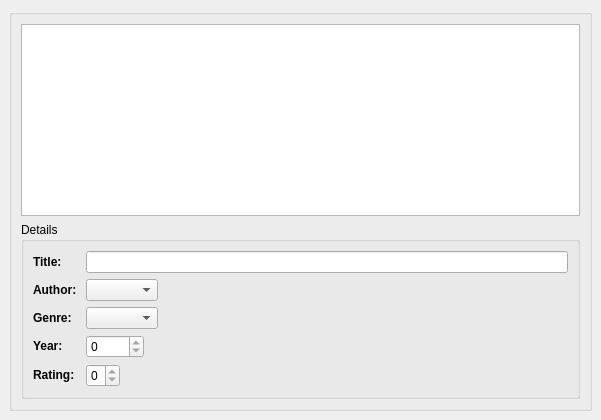
<?xml version="1.0" encoding="UTF-8"?>
<ui version="4.0">
 <class>Window</class>
 <widget class="QMainWindow" name="Window">
  <property name="geometry">
   <rect>
    <x>0</x>
    <y>0</y>
    <width>601</width>
    <height>420</height>
   </rect>
  </property>
  <property name="windowTitle">
   <string>Books</string>
  </property>
  <widget class="QWidget" name="centralWidget">
   <layout class="QVBoxLayout">
    <property name="spacing">
     <number>6</number>
    </property>
    <property name="leftMargin">
     <number>9</number>
    </property>
    <property name="topMargin">
     <number>9</number>
    </property>
    <property name="rightMargin">
     <number>9</number>
    </property>
    <property name="bottomMargin">
     <number>9</number>
    </property>
    <item>
     <widget class="QGroupBox" name="groupBox">
      <property name="title">
       <string/>
      </property>
      <layout class="QVBoxLayout">
       <property name="spacing">
        <number>6</number>
       </property>
       <property name="leftMargin">
        <number>9</number>
       </property>
       <property name="topMargin">
        <number>9</number>
       </property>
       <property name="rightMargin">
        <number>9</number>
       </property>
       <property name="bottomMargin">
        <number>9</number>
       </property>
       <item>
        <widget class="QTableView" name="bookTable">
         <property name="selectionBehavior">
          <enum>QAbstractItemView::SelectRows</enum>
         </property>
        </widget>
       </item>
       <item>
        <widget class="QGroupBox" name="groupBox_2">
         <property name="title">
          <string>Details</string>
         </property>
         <layout class="QFormLayout">
          <property name="fieldGrowthPolicy">
           <enum>QFormLayout::ExpandingFieldsGrow</enum>
          </property>
          <item row="0" column="0">
           <widget class="QLabel" name="label_5">
            <property name="text">
             <string>&lt;b&gt;Title:&lt;/b&gt;</string>
            </property>
           </widget>
          </item>
          <item row="0" column="1">
           <widget class="QLineEdit" name="titleEdit">
            <property name="enabled">
             <bool>true</bool>
            </property>
            <property name="readOnly">
             <bool>true</bool>
            </property>
           </widget>
          </item>
          <item row="1" column="0">
           <widget class="QLabel" name="label_2">
            <property name="text">
             <string>&lt;b&gt;Author: &lt;/b&gt;</string>
            </property>
           </widget>
          </item>
          <item row="1" column="1">
           <widget class="QComboBox" name="authorEdit">
            <property name="enabled">
             <bool>true</bool>
            </property>
           </widget>
          </item>
          <item row="2" column="0">
           <widget class="QLabel" name="label_3">
            <property name="text">
             <string>&lt;b&gt;Genre:&lt;/b&gt;</string>
            </property>
           </widget>
          </item>
          <item row="2" column="1">
           <widget class="QComboBox" name="genreEdit">
            <property name="enabled">
             <bool>true</bool>
            </property>
           </widget>
          </item>
          <item row="3" column="0">
           <widget class="QLabel" name="label_4">
            <property name="text">
             <string>&lt;b&gt;Year:&lt;/b&gt;</string>
            </property>
           </widget>
          </item>
          <item row="3" column="1">
           <widget class="QSpinBox" name="yearEdit">
            <property name="enabled">
             <bool>true</bool>
            </property>
            <property name="readOnly">
             <bool>true</bool>
            </property>
            <property name="prefix">
             <string/>
            </property>
            <property name="minimum">
             <number>-1000</number>
            </property>
            <property name="maximum">
             <number>2100</number>
            </property>
           </widget>
          </item>
          <item row="4" column="0">
           <widget class="QLabel" name="label">
            <property name="text">
             <string>&lt;b&gt;Rating:&lt;/b&gt;</string>
            </property>
           </widget>
          </item>
          <item row="4" column="1">
           <widget class="QSpinBox" name="ratingEdit">
            <property name="readOnly">
             <bool>true</bool>
            </property>
            <property name="maximum">
             <number>5</number>
            </property>
           </widget>
          </item>
         </layout>
        </widget>
       </item>
      </layout>
     </widget>
    </item>
   </layout>
  </widget>
 </widget>
 <tabstops>
  <tabstop>bookTable</tabstop>
  <tabstop>titleEdit</tabstop>
  <tabstop>authorEdit</tabstop>
  <tabstop>genreEdit</tabstop>
  <tabstop>yearEdit</tabstop>
 </tabstops>
 <resources/>
 <connections/>
</ui>
